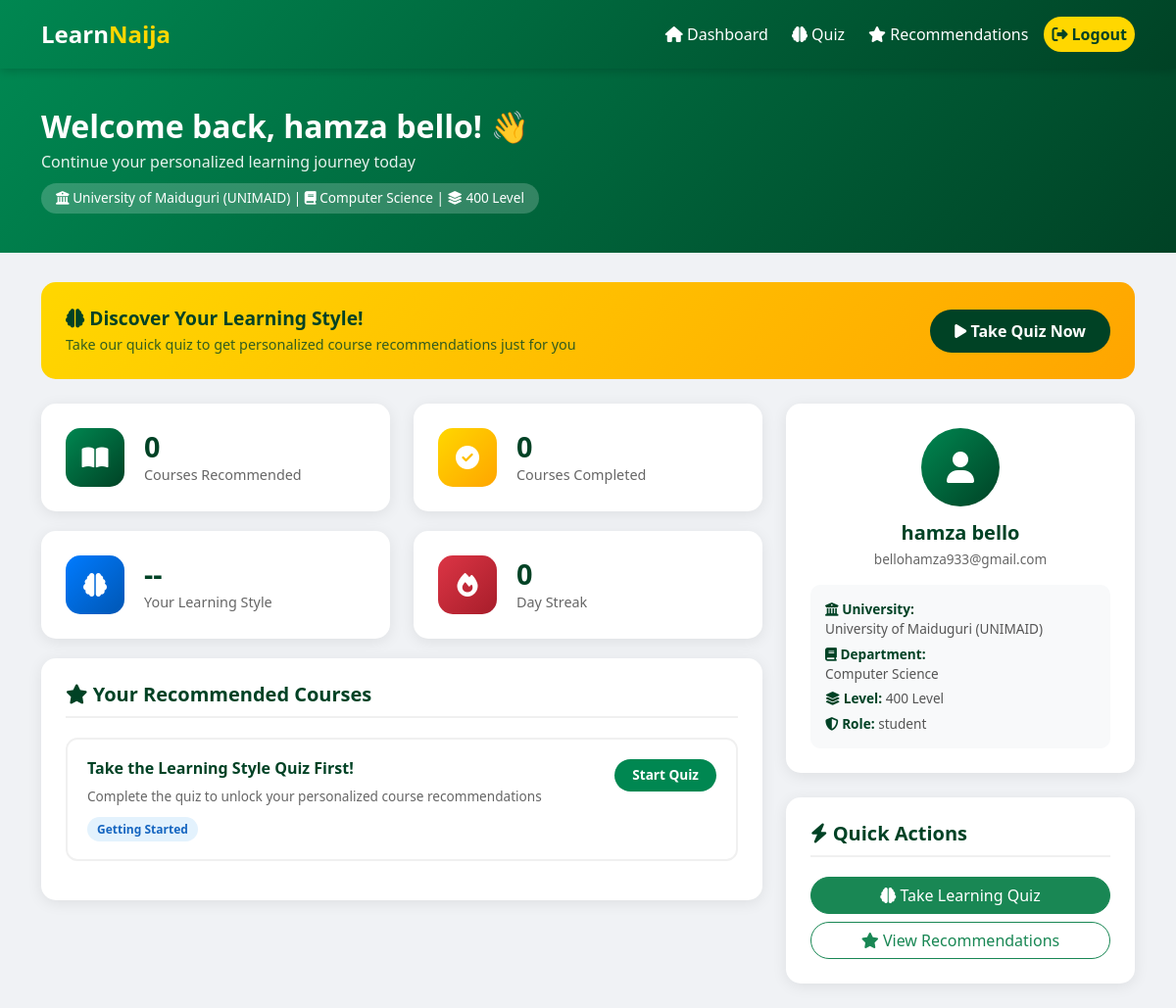
The page /dashboard (signed in) on the database its author committed.
### app.py (models this page shows, shortened)
class User(db.Model):
    id = db.Column(db.Integer, primary_key=True)
    full_name = db.Column(db.String(100), nullable=False)
    email = db.Column(db.String(100), unique=True, nullable=False)
    password = db.Column(db.String(200), nullable=False)
    university = db.Column(db.String(100), nullable=False)
    department = db.Column(db.String(100), nullable=False)
    level = db.Column(db.String(10), nullable=False)
    role = db.Column(db.String(10), default='student')
    date_registered = db.Column(db.DateTime, default=datetime.utcnow)
    @property
    def is_authenticated(self):
        return True

### app.py (the view)
@app.route('/dashboard')
@login_required
def student_dashboard():
    return render_template('dashboard.html')

### app.py (called while the page is built)
@login_manager.user_loader
def load_user(user_id):
    return User.query.get(int(user_id))

### templates/dashboard.html (shortened to what this page needs)
<!DOCTYPE html>
<html lang="en">
<head>
    <link href="https://cdn.jsdelivr.net/npm/bootstrap@5.3.0/dist/css/bootstrap.min.css" rel="stylesheet">
    <link href="https://cdnjs.cloudflare.com/ajax/libs/font-awesome/6.4.0/css/all.min.css" rel="stylesheet">
</head>
<body>
    <nav class="navbar navbar-expand-lg">
        <div class="container">
            <a class="navbar-brand" href="/">Learn<span>Naija</span></a>
            <div class="collapse navbar-collapse justify-content-end" id="navbarNav">
                <ul class="navbar-nav align-items-center gap-2">
                    <li class="nav-item"><a class="nav-link" href="/dashboard"><i class="fas fa-home"></i> Dashboard</a>
                    </li>
                    <li class="nav-item"><a class="nav-link" href="/quiz"><i class="fas fa-brain"></i> Quiz</a></li>
                    <li class="nav-item"><a class="nav-link" href="/recommendations"><i class="fas fa-star"></i>
                            Recommendations</a></li>
                    <li class="nav-item"><a class="nav-link btn-logout" href="/logout"><i
                                class="fas fa-sign-out-alt"></i> Logout</a></li>
                </ul>
            </div>
        </div>
    </nav>
    <div class="welcome-banner">
        <div class="container">
            <h2>Welcome back, {{ current_user.full_name }}! 👋</h2>
            <p>Continue your personalized learning journey today</p>
            <span class="badge-info">
                <i class="fas fa-university"></i> {{ current_user.university }} |
                <i class="fas fa-book"></i> {{ current_user.department }} |
                <i class="fas fa-layer-group"></i> {{ current_user.level }}
            </span>
        </div>
    </div>
    <div class="container">
        <div class="quiz-banner">
            <div>
                <h5><i class="fas fa-brain"></i> Discover Your Learning Style!</h5>
                <p>Take our quick quiz to get personalized course recommendations just for you</p>
            </div>
            <a href="/quiz" class="btn-take-quiz">
                <i class="fas fa-play"></i> Take Quiz Now
            </a>
        </div>
        <div class="row">
            <div class="col-lg-8">
                <div class="row">
                    <div class="col-md-6">
                        <div class="stat-card">
                            <div class="stat-icon green"><i class="fas fa-book-open"></i></div>
                            <div class="stat-info">
                                <h3>0</h3>
                                <p>Courses Recommended</p>
                            </div>
                        </div>
                    </div>
                    <div class="col-md-6">
                        <div class="stat-card">
                            <div class="stat-icon gold"><i class="fas fa-check-circle"></i></div>
                            <div class="stat-info">
                                <h3>0</h3>
                                <p>Courses Completed</p>
                            </div>
                        </div>
                    </div>
                    <div class="col-md-6">
                        <div class="stat-card">
                            <div class="stat-icon blue"><i class="fas fa-brain"></i></div>
                            <div class="stat-info">
                                <h3>--</h3>
                                <p>Your Learning Style</p>
                            </div>
                        </div>
                    </div>
                    <div class="col-md-6">
                        <div class="stat-card">
                            <div class="stat-icon red"><i class="fas fa-fire"></i></div>
                            <div class="stat-info">
                                <h3>0</h3>
                                <p>Day Streak</p>
                            </div>
                        </div>
                    </div>
                </div>
                <div class="section-card">
                    <h5><i class="fas fa-star"></i> Your Recommended Courses</h5>
                    <div class="course-card">
                        <div class="d-flex justify-content-between align-items-start">
                            <div>
                                <h6>Take the Learning Style Quiz First!</h6>
                                <p>Complete the quiz to unlock your personalized course recommendations</p>
                                <span class="course-badge badge-visual">Getting Started</span>
                            </div>
                            <a href="/quiz" class="btn-start">Start Quiz</a>
                        </div>
                    </div>
                </div>
            </div>
            <div class="col-lg-4">
                <div class="profile-card">
                    <div class="profile-avatar">
                        <i class="fas fa-user"></i>
                    </div>
                    <h5>{{ current_user.full_name }}</h5>
                    <p>{{ current_user.email }}</p>
                    <div class="profile-detail">
                        <p><strong><i class="fas fa-university"></i> University:</strong><br>{{ current_user.university
                            }}</p>
                        <p><strong><i class="fas fa-book"></i> Department:</strong><br>{{ current_user.department }}</p>
                        <p><strong><i class="fas fa-layer-group"></i> Level:</strong> {{ current_user.level }}</p>
                        <p><strong><i class="fas fa-shield-alt"></i> Role:</strong> {{ current_user.role }}</p>
                    </div>
                </div>
                <div class="section-card">
                    <h5><i class="fas fa-bolt"></i> Quick Actions</h5>
                    <div class="d-grid gap-2">
                        <a href="/quiz" class="btn btn-success rounded-pill">
                            <i class="fas fa-brain"></i> Take Learning Quiz
                        </a>
                        <a href="/recommendations" class="btn btn-outline-success rounded-pill">
                            <i class="fas fa-star"></i> View Recommendations
                        </a>
                    </div>
                </div>
            </div>
        </div>
    </div>
</body>
</html>

### templates/dashboard.html (style rules this page uses)
body { background: #f0f2f5; font-family: 'Segoe UI', Tahoma, Geneva, Verdana, sans-serif; }
.navbar { background: linear-gradient(135deg, #008751, #004225); padding: 12px 0; box-shadow: 0 2px 10px rgba(0, 0, 0, 0.2); }
.navbar-brand { color: white !important; font-size: 1.5rem; font-weight: 700; }
.navbar-brand span { color: #FFD700; }
.nav-link { color: white !important; font-weight: 500; }
.btn-logout { background: #FFD700; color: #004225 !important; border-radius: 20px; padding: 6px 20px; font-weight: 700; }
.welcome-banner { background: linear-gradient(135deg, #008751, #004225); color: white; padding: 40px 0; margin-bottom: 30px; }
.welcome-banner h2 { font-weight: 800; font-size: 2rem; margin-bottom: 5px; }
.welcome-banner p { opacity: 0.9; margin: 0; font-size: 1rem; }
.welcome-banner .badge-info { background: rgba(255, 255, 255, 0.2); color: white; padding: 5px 15px; border-radius: 20px; font-size: 0.85rem; margin-top: 10px; display: inline-block; }
.stat-card { background: white; border-radius: 15px; padding: 25px; box-shadow: 0 3px 15px rgba(0, 0, 0, 0.08); display: flex; align-items: center; gap: 20px; margin-bottom: 20px; transition: all 0.3s; }
.stat-icon { width: 60px; height: 60px; border-radius: 15px; display: flex; align-items: center; justify-content: center; font-size: 1.5rem; color: white; flex-shrink: 0; }
.stat-icon.green { background: linear-gradient(135deg, #008751, #004225); }
.stat-icon.gold { background: linear-gradient(135deg, #FFD700, #FFA500); }
.stat-icon.blue { background: linear-gradient(135deg, #007bff, #0056b3); }
.stat-icon.red { background: linear-gradient(135deg, #dc3545, #a71d2a); }
.stat-info h3 { font-size: 1.8rem; font-weight: 800; color: #004225; margin: 0; }
.stat-info p { color: #666; margin: 0; font-size: 0.9rem; }
.section-card { background: white; border-radius: 15px; padding: 25px; box-shadow: 0 3px 15px rgba(0, 0, 0, 0.08); margin-bottom: 25px; }
.section-card h5 { color: #004225; font-weight: 700; margin-bottom: 20px; padding-bottom: 10px; border-bottom: 2px solid #f0f0f0; }
.quiz-banner { background: linear-gradient(135deg, #FFD700, #FFA500); border-radius: 15px; padding: 25px; margin-bottom: 25px; display: flex; align-items: center; justify-content: space-between; flex-wrap: wrap; gap: 15px; }
.quiz-banner h5 { color: #004225; font-weight: 800; margin: 0 0 5px 0; font-size: 1.2rem; }
.quiz-banner p { color: #004225; margin: 0; opacity: 0.8; font-size: 0.9rem; }
.btn-take-quiz { background: #004225; color: white; border: none; border-radius: 25px; padding: 10px 25px; font-weight: 700; text-decoration: none; white-space: nowrap; transition: all 0.3s; }
.course-card { border: 2px solid #f0f0f0; border-radius: 12px; padding: 20px; margin-bottom: 15px; transition: all 0.3s; }
.course-card h6 { color: #004225; font-weight: 700; margin-bottom: 8px; }
.course-card p { color: #666; font-size: 0.85rem; margin-bottom: 10px; }
.course-badge { font-size: 0.75rem; padding: 4px 10px; border-radius: 20px; font-weight: 600; }
.badge-visual { background: #e3f2fd; color: #1565c0; }
.btn-start { background: #008751; color: white; border: none; border-radius: 20px; padding: 6px 18px; font-size: 0.85rem; font-weight: 600; text-decoration: none; transition: all 0.3s; }
.profile-card { background: white; border-radius: 15px; padding: 25px; box-shadow: 0 3px 15px rgba(0, 0, 0, 0.08); text-align: center; margin-bottom: 25px; }
.profile-avatar { width: 80px; height: 80px; background: linear-gradient(135deg, #008751, #004225); border-radius: 50%; display: flex; align-items: center; justify-content: center; font-size: 2rem; color: white; margin: 0 auto 15px; }
.profile-card h5 { color: #004225; font-weight: 700; margin-bottom: 5px; }
.profile-card p { color: #666; font-size: 0.85rem; margin-bottom: 3px; }
.profile-detail { background: #f8f9fa; border-radius: 10px; padding: 10px 15px; margin-top: 15px; text-align: left; }
.profile-detail p { margin: 5px 0; font-size: 0.85rem; color: #555; }
.profile-detail strong { color: #004225; }

### rows shown on the page
User: full_name "hamza bello", university "University of Maiduguri (UNIMAID)", department "Computer Science", level "400 Level", email "bellohamza933@gmail.com", role "student"
